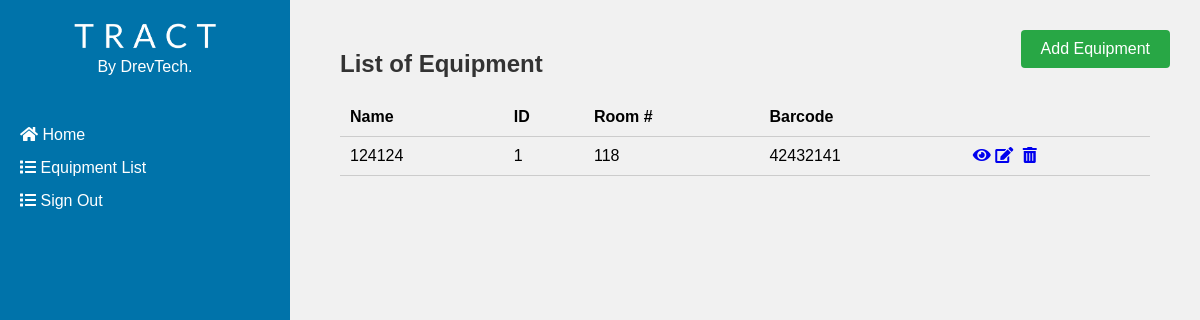
Before: /equipment (signed in) with the older database file.
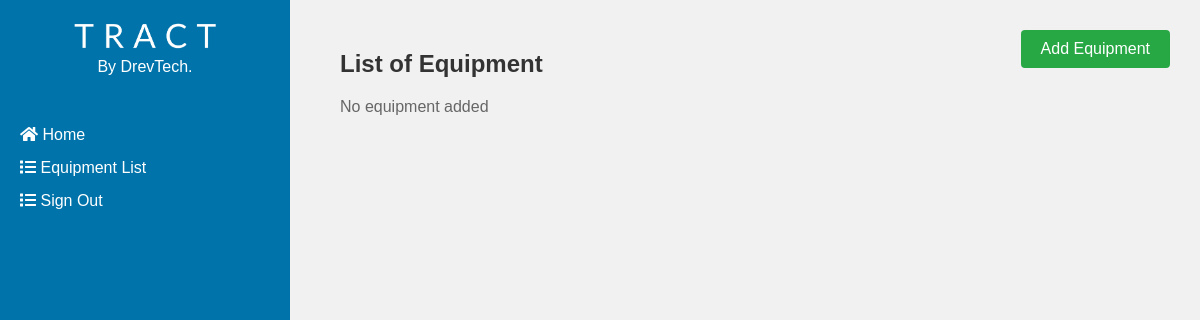
After: the same page with the newer database file.
### models.py (models this page shows, shortened)
class Equipment(Base):
    __tablename__ = 'equipment'
    id = Column(Integer, primary_key=True)
    name = Column(String(80), nullable=False)
    room = Column(String(80), nullable=False)
    barcode = Column(String(120), unique=True, nullable=False)
    manual_id = Column(Integer, ForeignKey('manual.id'), nullable=True)
    is_active = Column(Boolean, default=True, nullable=True)

### app.py (the view)
    @app.route('/equipment')
    @login_required
    def list_equipment():
        equipment = Equipment.query.all()
        return render_template('list_equipment.html', equipment=equipment)

### templates/list_equipment.html (shortened to what this page needs)
<!DOCTYPE html>
{% import 'wtf.html' as wtf %}
<html>
<head>
</head>
<body>
{% extends 'basee.html' %}
{% block content %}
<div class="squeeze">
<h1>List of Equipment</h1>
<div class="table-container">
{% if equipment %}
<table>
  <thead>
    <tr>
      <th>Name</th>
      <th>ID</th>
      <th>Room #</th>
      <th>Barcode</th>
      <th></th>
    </tr>
  </thead>
  <tbody>
    {% for equip in equipment %}
      <tr>
        <td>{{ equip.name }}</td>
        <td>{{ equip.id }}</td>
        <td>{{ equip.room }}</td>
        <td>{{ equip.barcode }}</td>
        <td>
          <a href="{{ url_for('view_equipment', id=equip.id) }}"><i class="fas fa-eye"></i></a>
          <a href="{{ url_for('edit_equipment', id=equip.id) }}"><i class="fas fa-edit"></i></a>
          <a href="#" class="delete-button" onclick="event.preventDefault(); if (confirmDelete()) document.getElementById('delete-form-{{ equip.id }}').submit();"><i class="fas fa-trash-alt"></i></a>
        </td>
      </tr>
    {% endfor %}
  </tbody>
</table>
{% else %}
<p>No equipment added</p>
{% endif %}
</div>
<a href="{{ url_for('new_equipment') }}" class="add-button">Add Equipment</a>
</div>
{% endblock %}

### templates/basee.html (shortened to what this page needs)
<!DOCTYPE html>
{% import 'wtf.html' as wtf %}
<html>
<head>
    <link rel="stylesheet" href="{{ url_for('static', filename='styles.css') }}">
    <link rel="stylesheet" href="https://cdnjs.cloudflare.com/ajax/libs/font-awesome/5.15.3/css/all.min.css">
</head>
<body>
    <div class="container">
        <div class="sidebar">
            <div class="logo">
                <img src="{{ url_for('static', filename='images/tractwhite.png') }}" alt="Logo">
            </div>
            <p class="drevtech">By DrevTech.</p>
            <a href="{{ url_for('home') }}"><i class="fas fa-home"></i> Home</a>
            <a href="{{ url_for('list_equipment') }}"><i class="fas fa-list"></i>  Equipment List</a>
            <a href="{{ url_for('logout') }}"><i class="fas fa-list"></i>  Sign Out</a>
        </div>
        <div class="content">
            {% block content %}
            {% endblock %}
        </div>
    </div>
</body>
</html>

### static/styles.css (style rules this page uses)
body { font-family: Arial, sans-serif; margin: 0; padding: 0; min-height: 100vh; display: flex; flex-direction: column; }
.container { flex: 1; display: flex; }
.sidebar { width: 250px; background-color: #0073aa; padding: 20px; color: #fff; flex-shrink: 0; }
.logo { display: flex; justify-content: center; align-items: center; flex: 0 0 auto; width: auto; }
.drevtech { margin-top: 5px; color: white; margin-bottom: 50px; text-align: center; }
.sidebar a { display: block; margin-bottom: 15px; color: #fff; text-decoration: none; }
.content { flex: 1; padding: 20px; background-color: #f1f1f1; }
.table-container { margin-top: 20px; position: relative; }
.squeeze { margin: 30px; }
.add-button { position: absolute; top: 0; right: 0; margin: 10px; padding: 10px 20px; background-color: #2ecc71; color: #fff; text-decoration: none; }
h1 { color: #333; font-size: 24px; margin-bottom: 10px; }
p { color: #666; margin-bottom: 10px; }
img { max-width: 200px; }
.add-button { display: flex; margin: 30px; padding: 10px 20px; background-color: #28a745; color: #fff; text-decoration: none; border-radius: 4px; }

Changed rows visible on the page:
removed Equipment: name "124124", id "1", room "118", barcode "42432141"
Other visible differences:
text no longer shown: "Name ID Room # Barcode"
text now shown: "No equipment added"
